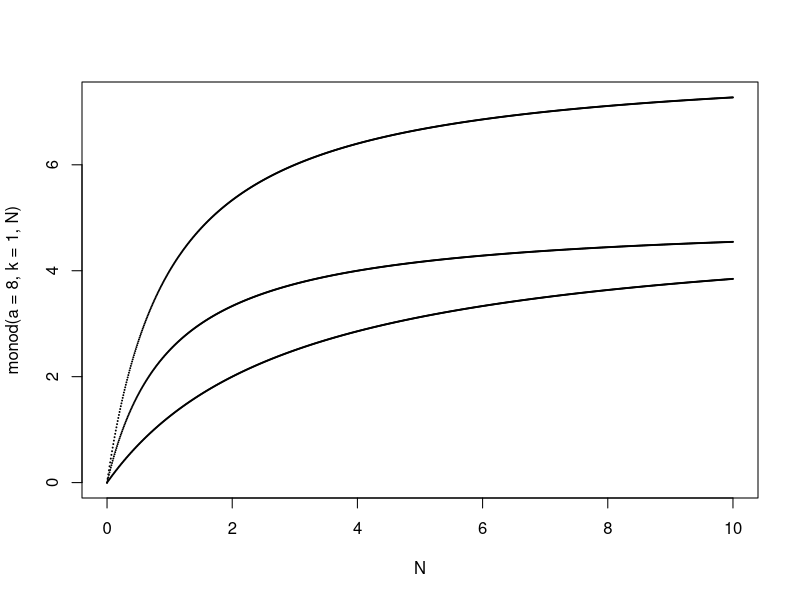
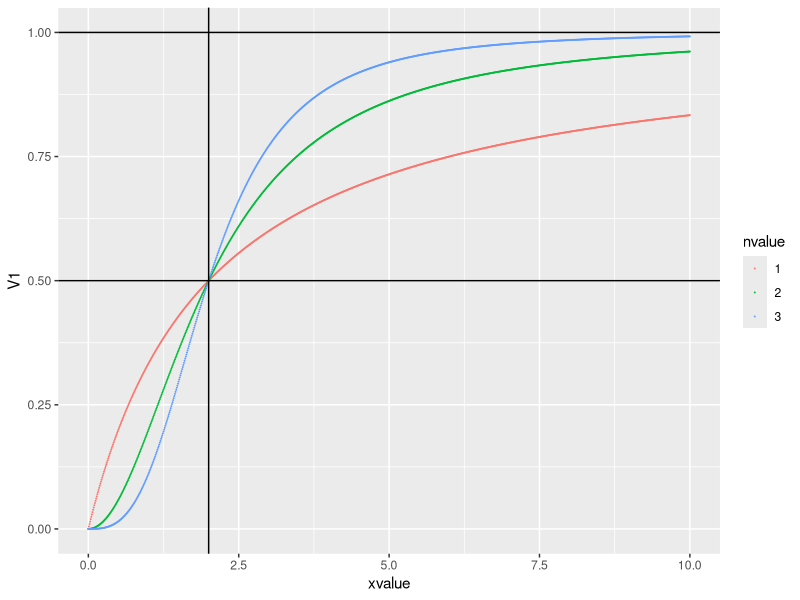
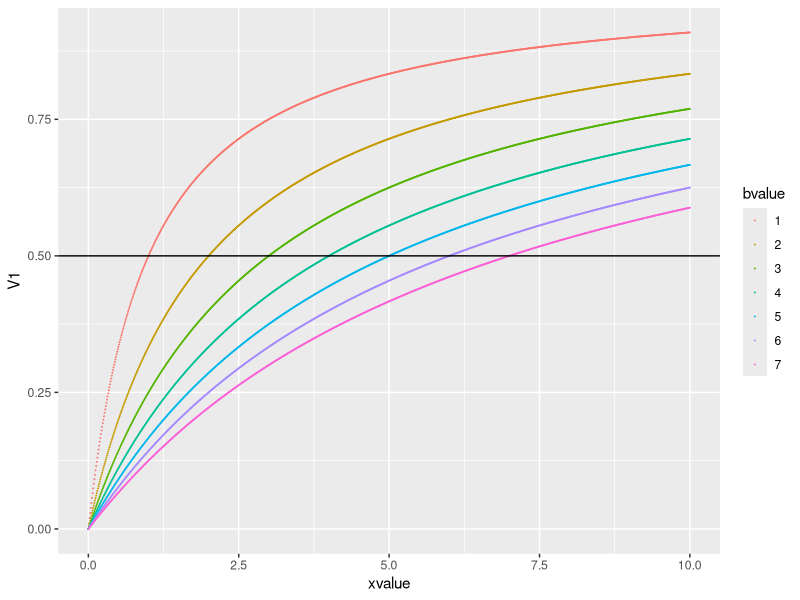
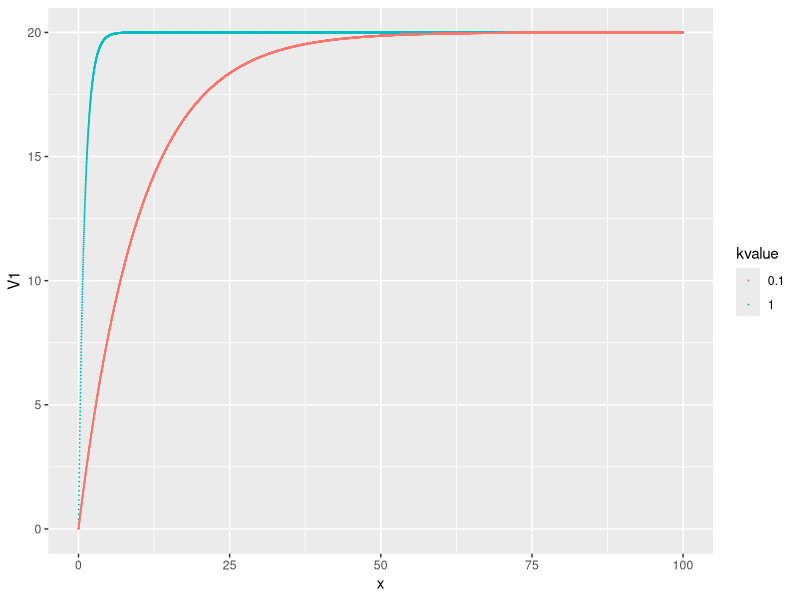
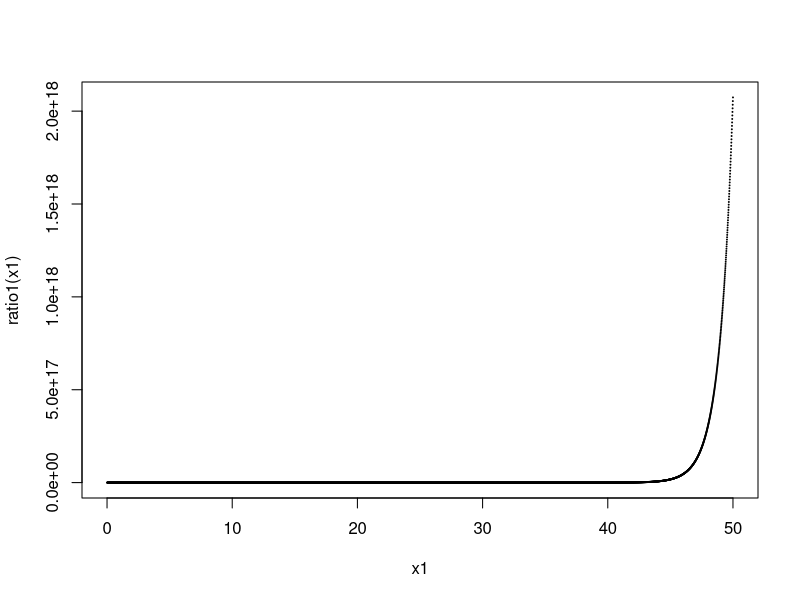
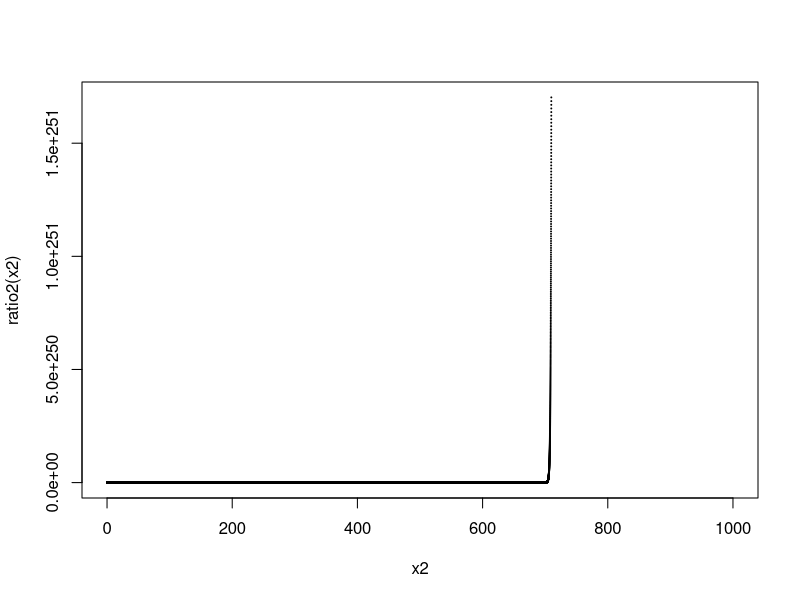
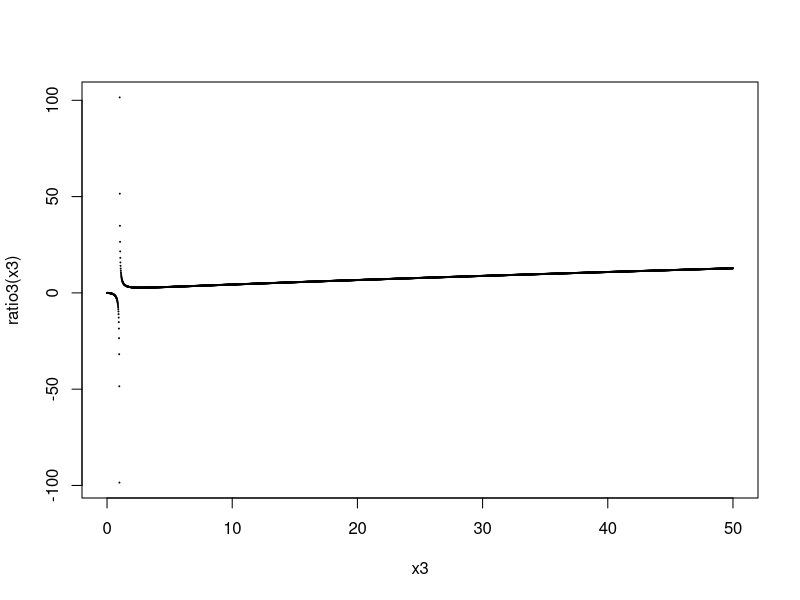
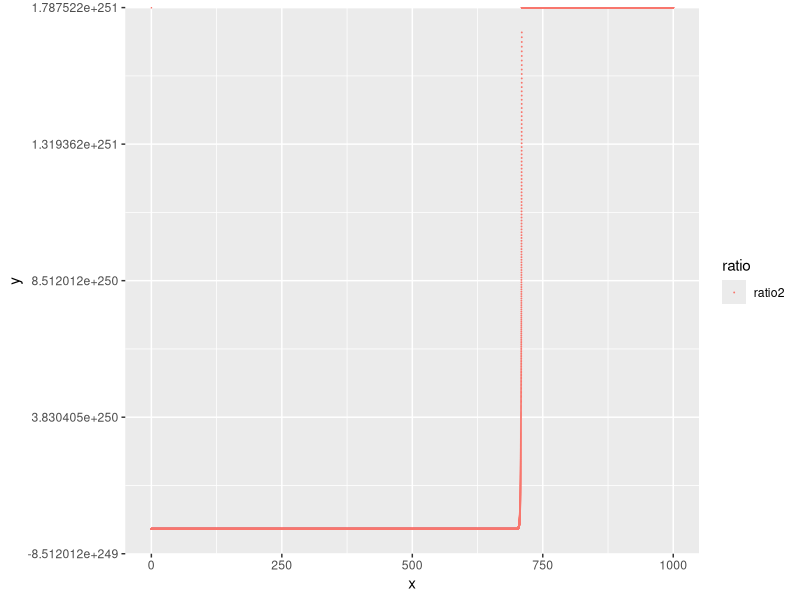

These charts were generated, in order, by the following R code:


rm(list = ls())
graphics.off()

# Q_3
# Monod growth function
monod <- function(a,k,N){
  # a,k>0, N>=0 
  return(a*N/(k+N))
}
N <- seq(0,10,0.01)
plot(N, monod(a = 8,k = 1, N), pch = 20, cex = 0.01)
points(N, monod(a = 5, k = 3,N),  pch = 20, cex = 0.01)
points(N, monod(a = 5, k = 1,N),  pch = 20, cex = 0.01)


# Q 4
fx <- function(b,n,x){
  # n:positive inte
  return(x^n/(b^n+x^n))
}
x <- seq(0,10,0.01)
n_1_3 <- list()
#plot.new()
for (n in 1:3) {
  n_1_3 <- append(n_1_3, fx(b = 2, n = n, x = x))
}
df <- t(as.data.frame(n_1_3))
df <- as.data.frame(df)
df$nvalue<- rep(c("1","2","3"), each = 1001)
df$xvalue <- rep(x,3)

library(ggplot2)
ggplot(data = df, aes(x=xvalue, y=V1)) +
  geom_point(aes(colour = nvalue), size = 0.0001) +
  geom_abline(slope = 0, intercept = 0.5) +
  geom_vline(xintercept = 2) +
  geom_hline(yintercept = 1)

# generate different data corresponding to different b
b <- 1:7
b_1_7 <- list()
for (b in 1:7) {
  b_1_7 <- append(b_1_7,fx(b = b, n = 1, x = x))
}
df <- as.data.frame(t(as.data.frame(b_1_7)))
bvalue <- as.character(seq(1:7))
df$bvalue <- rep(bvalue,each = 1001)
df$xvalue <- rep(x,7)
ggplot(data = df, aes(x = xvalue, y = V1)) +
  geom_point(aes(colour = bvalue), size = 0.0001) +
  geom_hline(yintercept = .5)



# Q_5
loglog <- function(){
  return(x^D)
}
logdf <- read.csv("../data/words_moby_dick.csv")
logdf$logx <- log(logdf$occurences)
logdf$logy <- log(logdf$word_label)
model <- lm(data = logdf, logy~logx)
D <- coef(model)[2]
D

# Q8
len <- function(L, k, x){
  return(L*(1-exp(-k*x)))
}
k <- c(1,0.1)
x <- seq(0,100,0.01)
leng <- list()
for (i in k) {
  leng <- append(leng, len(L = 20, k = i, x = x))
}
df <- as.data.frame(t(as.data.frame(leng)))
df$kvalue <- rep(as.character(k), each = length(x))
df$x <- rep(x, 2)
ggplot(data = df, aes(x = x, y = V1)) +
  geom_point(aes(colour = kvalue), size = 0.0001)

# Q_9
ratio1 <- function(x){
  return(exp(x)/x^2)
}
x1 <- seq(0,50, 0.01)
plot(x1, ratio1(x1), cex = 0.01)

ratio2 <- function(x){
  return(exp(x)/x^20)
}
x2 <- seq(0,1000, 0.01)
plot(x2, ratio2(x2), cex = 0.01)

ratio3 <- function(x){
  return(x/log(x))
}
x3 <- seq(0,50, 0.01)
plot(x3, ratio3(x3), cex = 0.01)

x <- seq(0,1000,0.01)
df <- data.frame(x = rep(x, 3), 
                 ratio = rep(c("ratio1", "ratio2", "ratio3"), each = length(x)),
                 y = c(ratio1(x),ratio2(x),ratio3(x)))
ggplot(data = with(df, df[df$ratio == "ratio2",]), aes(x, y)) +
  geom_point(aes(color = ratio), size = 0.00001)


